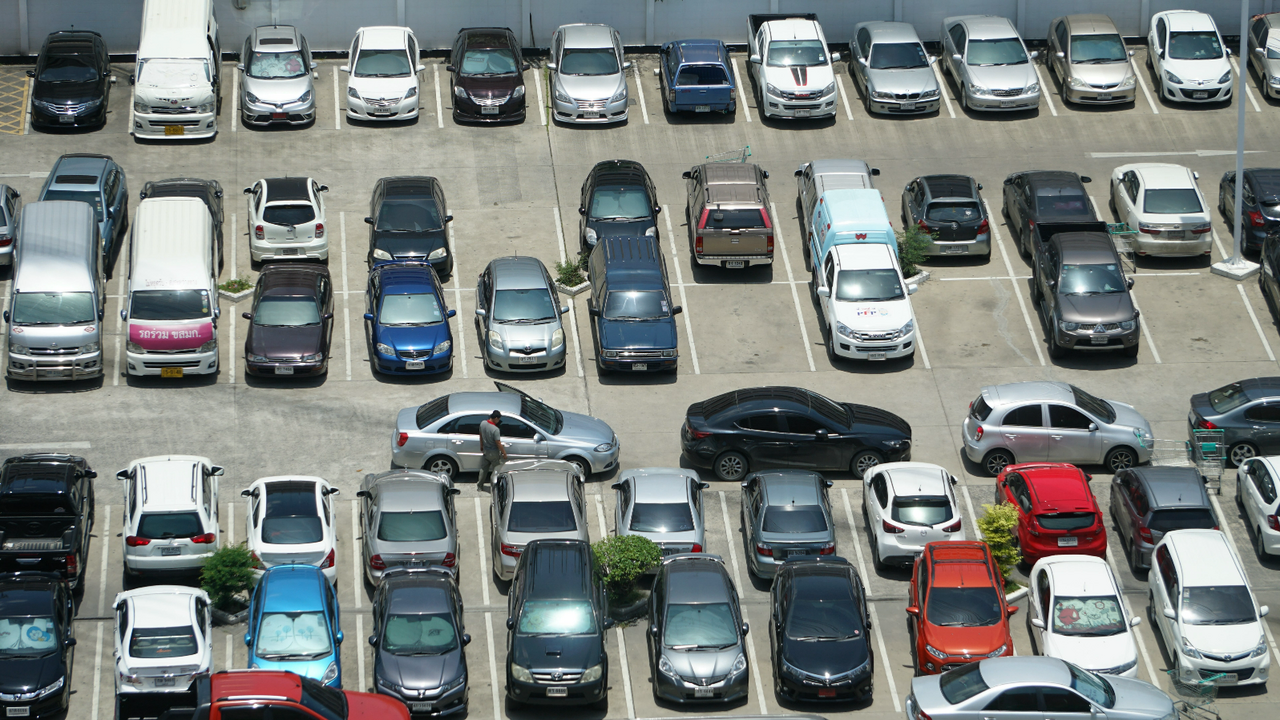
#> input picture EC2/parking_cars.png, 1280 x 720 px
$ python -i ocr.py   (imports and definitions only)
#> lines starting #> are read from the running program, lines starting #| are printed output that depends on the picture
import cv2
import os
import pytesseract
import numpy as np


def license_plate_detect(path_to_image):
#> called with path_to_image = '../../EC2/parking_cars.png'
    image_cv2 = cv2.imread(path_to_image)
#> image_cv2 is the input picture: shape (720, 1280, 3); mean B, G, R 124.3, 126.6, 120.7

    grayscale_image = cv2.cvtColor(image_cv2, cv2.COLOR_BGR2GRAY)
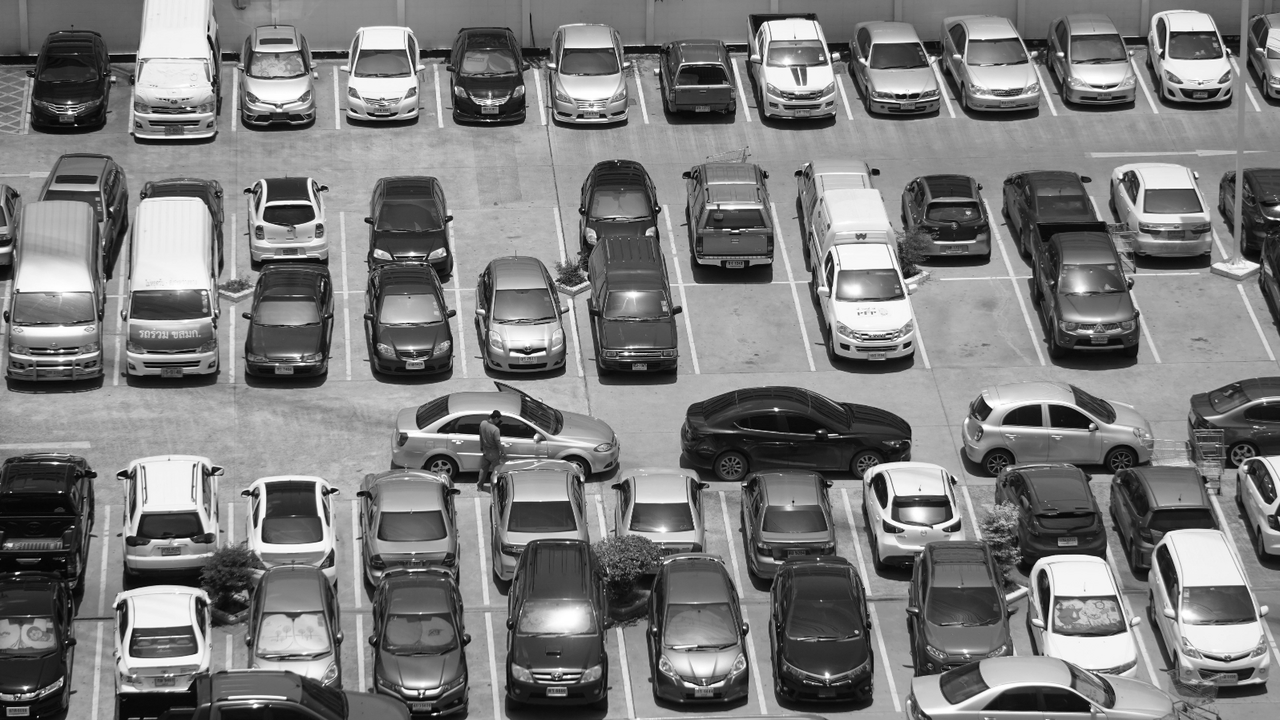
#> grayscale_image: shape (720, 1280); min 0, max 255, mean 124.6
    gaussian_blur_image = cv2.GaussianBlur(grayscale_image, (5, 5), 0)
#> (the run stopped early here; a loop or call above may not have finished)
